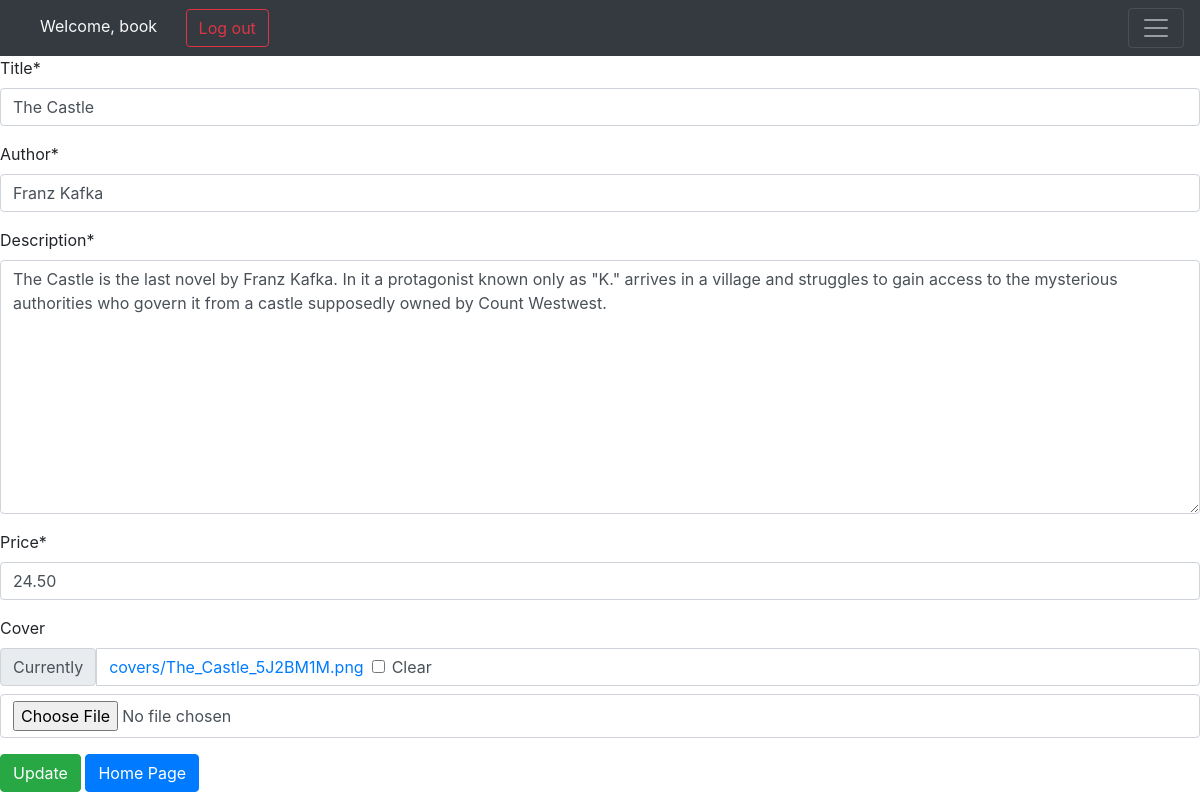
/books/6/update/ (signed in), run on the app's committed database.
### accounts/models.py (models this page shows)
class CustomUser(AbstractUser):
    age = models.PositiveIntegerField(blank=True, null=True)

### books/models.py (models this page shows, shortened)
class Book(models.Model):
    user = models.ForeignKey(get_user_model(), default=1, on_delete=models.CASCADE)
    title = models.CharField(max_length=100)
    author = models.CharField(max_length=100)
    description = models.TextField()
    cover = models.ImageField(upload_to='covers/', blank=True)
    price = models.DecimalField(max_digits=5, decimal_places=2)

### books/views.py (the view)
# urls.py: path('<int:pk>/update/', views.BookUpdateView.as_view(), name='book_update'),
class BookUpdateView(LoginRequiredMixin, UserPassesTestMixin, generic.UpdateView):
    model = Book
    fields = ['title', 'author', 'description', 'price', 'cover']
    template_name = 'books/book_update.html'
    def test_func(self):
        obj = self.get_object()
        return obj.user == self.request.user

### books/templates/books/book_update.html (shortened to what this page needs)
{% extends '_base.html' %}
{% load crispy_forms_tags %}
{% block content %}
    <form action="" method="POST">
        {{form|crispy}}
        <button class="btn btn-success" type="submit">Update</button>
        <a class="btn btn-primary" href="{% url 'books_list' %}">Home Page</a>
    </form>
{% endblock content %}

### templates/_base.html (shortened to what this page needs)
<!DOCTYPE html>
<html lang="en">
<head>
    <link rel="stylesheet" href="https://cdn.jsdelivr.net/npm/bootstrap@4.0.0/dist/css/bootstrap.min.css">
</head>
<body>
    <nav class="navbar navbar-dark bg-dark" dir="ltr">
        <div>
            {% if user.is_authenticated %}
                <a class="text text-light mx-4">Welcome, {{user.username}}</a>
                <a class="btn btn-outline-danger" href="{% url 'logout' %}">Log out</a>
                {% else %}
                <a class="btn btn-outline-primary mx-2" href="{% url 'signup' %}">Sign Up</a>
                <a class="btn btn-outline-success" href="{% url 'login' %}">Log In</a>
            {% endif %}
        </div>
        <button class="navbar-toggler" type="button" data-toggle="collapse" data-target="#navbarNavDropdown" aria-controls="navbarNavDropdown" aria-expanded="false" aria-label="Toggle navigation">
            <span class="navbar-toggler-icon"></span>
        </button>
</nav>
      {% block content %}
      {% endblock content %}
</body>
</html>

### data on the page
CustomUser: username "book"
Book: title "The Castle", author "Franz Kafka", description "The Castle is the last novel by Franz Kafka. In it a protagonist known only as \"K.\" arrives in a village and struggles to gain access to the mysterious authorities who govern it from a castle supposedly owned by Count Westwest.", price "24.50"
